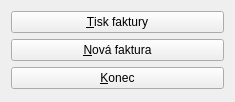
<?xml version="1.0" encoding="UTF-8"?>
<ui version="4.0">
 <class>Picker</class>
 <widget class="QWidget" name="Picker">
  <property name="geometry">
   <rect>
    <x>0</x>
    <y>0</y>
    <width>235</width>
    <height>102</height>
   </rect>
  </property>
  <property name="sizePolicy">
   <sizepolicy hsizetype="Fixed" vsizetype="Fixed">
    <horstretch>0</horstretch>
    <verstretch>0</verstretch>
   </sizepolicy>
  </property>
  <property name="windowTitle">
   <string>Výběr operace</string>
  </property>
  <layout class="QVBoxLayout" name="verticalLayout">
   <item>
    <widget class="QPushButton" name="printInvButton">
     <property name="text">
      <string>&amp;Tisk faktury</string>
     </property>
    </widget>
   </item>
   <item>
    <widget class="QPushButton" name="newInvButton">
     <property name="text">
      <string>&amp;Nová faktura</string>
     </property>
    </widget>
   </item>
   <item>
    <widget class="QPushButton" name="exitButton">
     <property name="text">
      <string>&amp;Konec</string>
     </property>
    </widget>
   </item>
  </layout>
 </widget>
 <resources/>
 <connections>
  <connection>
   <sender>exitButton</sender>
   <signal>clicked()</signal>
   <receiver>Picker</receiver>
   <slot>close()</slot>
   <hints>
    <hint type="sourcelabel">
     <x>117</x>
     <y>80</y>
    </hint>
    <hint type="destinationlabel">
     <x>117</x>
     <y>50</y>
    </hint>
   </hints>
  </connection>
 </connections>
</ui>
